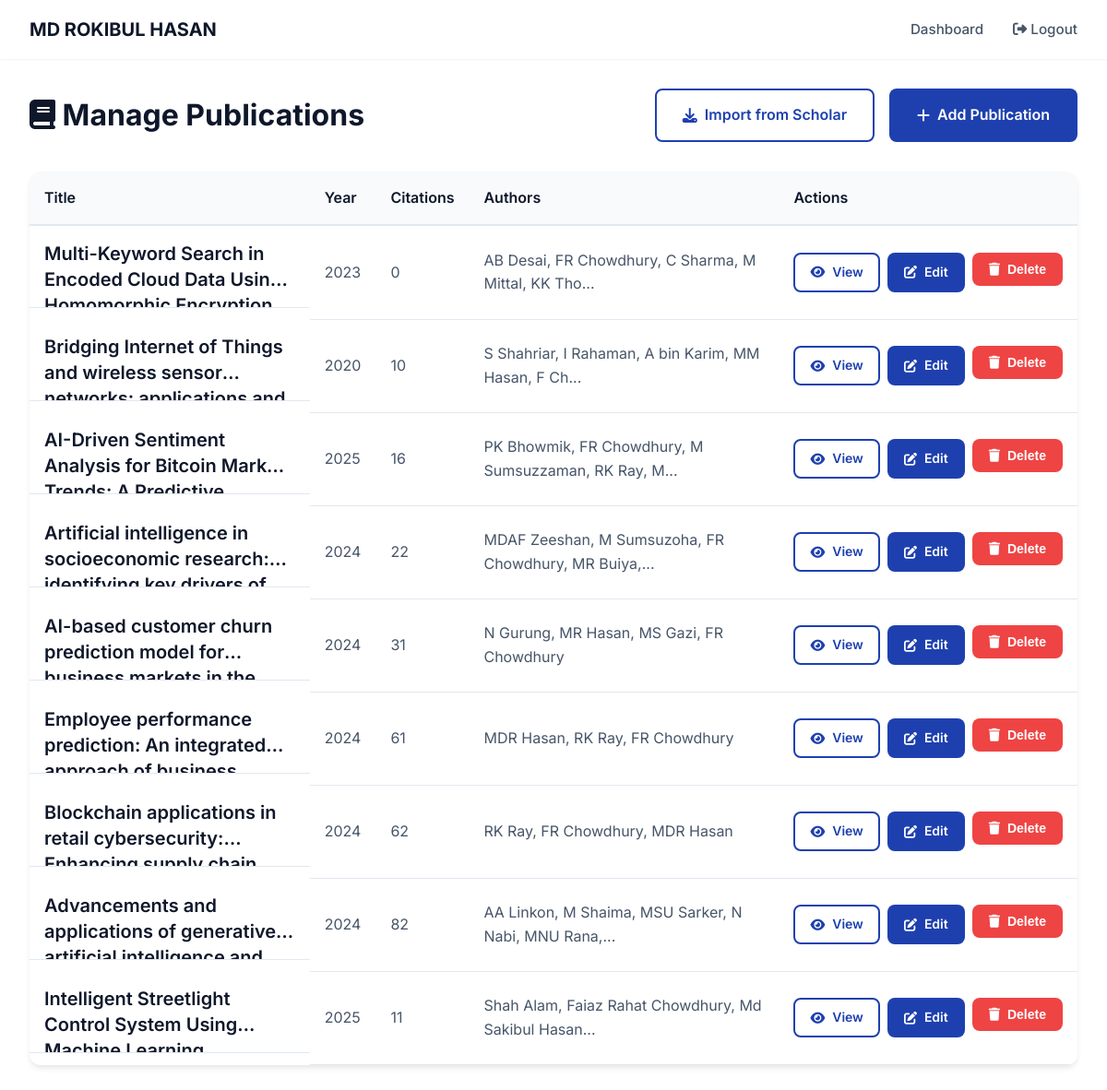
/admin/publications (signed in), run on the app's committed database.
### models.py (models this page shows, shortened)
class Publication(db.Model):
    id = db.Column(db.Integer, primary_key=True)
    title = db.Column(db.String(500), nullable=False)
    authors = db.Column(db.Text, nullable=False)
    venue = db.Column(db.String(300))  # Journal/Conference name
    year = db.Column(db.Integer, nullable=False)
    citations = db.Column(db.Integer, default=0)
    abstract = db.Column(db.Text)
    pdf_url = db.Column(db.String(500))
    pdf_filename = db.Column(db.String(255))
    doi = db.Column(db.String(200))
    google_scholar_url = db.Column(db.String(500))
    thumbnail = db.Column(db.String(255))
    created_at = db.Column(db.DateTime, default=datetime.utcnow)
    updated_at = db.Column(db.DateTime, default=datetime.utcnow, onupdate=datetime.utcnow)
    research_areas = db.relationship('ResearchArea', secondary='publication_research_area', back_populates='publications')

### app.py (the view)
    @app.route('/admin/publications')
    @login_required
    def admin_publications():
        pubs = Publication.query.order_by(Publication.created_at.desc()).all()
        return render_template('admin/publications.html', publications=pubs)

### templates/admin/publications.html (shortened to what this page needs)
<!DOCTYPE html>
<html lang="en">
<head>
    <link rel="stylesheet" href="https://cdnjs.cloudflare.com/ajax/libs/font-awesome/6.4.0/css/all.min.css">
    <link rel="stylesheet" href="{{ url_for('static', filename='css/style.css') }}">
</head>
<body>
    <nav class="navbar" id="navbar">
        <div class="container nav-container">
            <a href="{{ url_for('index') }}" class="logo">
                <span class="logo-text">MD ROKIBUL HASAN</span>
            </a>
            <ul class="nav-menu">
                <li><a href="{{ url_for('admin_dashboard') }}" class="nav-link">Dashboard</a></li>
                <li><a href="{{ url_for('admin_logout') }}" class="nav-link"><i class="fas fa-sign-out-alt"></i>
                        Logout</a></li>
            </ul>
        </div>
    </nav>
    <div class="admin-container">
        <div class="admin-header">
            <h1><i class="fas fa-book"></i> Manage Publications</h1>
            <div style="display: flex; gap: 1rem;">
                <a href="{{ url_for('admin_import_scholar') }}" class="btn btn-secondary">
                    <i class="fas fa-download"></i> Import from Scholar
                </a>
                <a href="{{ url_for('admin_add_publication') }}" class="btn btn-primary">
                    <i class="fas fa-plus"></i> Add Publication
                </a>
            </div>
        </div>
        {% if publications %}
        <div class="publications-table">
            <table>
                <thead>
                    <tr>
                        <th>Title</th>
                        <th>Year</th>
                        <th>Citations</th>
                        <th>Authors</th>
                        <th>Actions</th>
                    </tr>
                </thead>
                <tbody>
                    {% for pub in publications %}
                    <tr>
                        <td class="pub-title">{{ pub.title }}</td>
                        <td>{{ pub.year }}</td>
                        <td>{{ pub.citations }}</td>
                        <td>{{ pub.authors[:50] }}{% if pub.authors|length > 50 %}...{% endif %}</td>
                        <td>
                            <div class="action-buttons">
                                <a href="{{ url_for('publication_detail', pub_id=pub.id) }}"
                                    class="btn btn-sm btn-secondary" target="_blank">
                                    <i class="fas fa-eye"></i> View
                                </a>
                                <a href="{{ url_for('admin_edit_publication', pub_id=pub.id) }}"
                                    class="btn btn-sm btn-primary">
                                    <i class="fas fa-edit"></i> Edit
                                </a>
                                <form method="POST" action="{{ url_for('admin_delete_publication', pub_id=pub.id) }}"
                                    style="display: inline;"
                                    onsubmit="return confirm('Are you sure you want to delete this publication?');">
                                    <button type="submit" class="btn btn-sm btn-danger">
                                        <i class="fas fa-trash"></i> Delete
                                    </button>
                                </form>
                            </div>
                        </td>
                    </tr>
                    {% endfor %}
                </tbody>
            </table>
        </div>
        {% endif %}
    </div>
</body>
</html>

### static/css/style.css (style rules this page uses)
:root { --primary-color: #1e40af; --primary-light: #3b82f6; --primary-dark: #1e3a8a; --secondary-color: #f59e0b; --secondary-light: #fbbf24; --secondary-dark: #d97706; --bg-primary: #ffffff; --bg-secondary: #f8fafc; --bg-tertiary: #f1f5f9; --text-primary: #0f172a; --text-secondary: #475569; --text-tertiary: #94a3b8; --border-color: #e2e8f0; --shadow-sm: 0 1px 2px 0 rgba(0, 0, 0, 0.05); --shadow-md: 0 4px 6px -1px rgba(0, 0, 0, 0.1); --shadow-lg: 0 10px 15px -3px rgba(0, 0, 0, 0.1); --shadow-xl: 0 20px 25px -5px rgba(0, 0, 0, 0.1); --font-primary: 'Inter', -apple-system, BlinkMacSystemFont, 'Segoe UI', sans-serif; --font-secondary: 'Merriweather', Georgia, serif; --container-width: 1200px; --section-padding: 5rem 0; --transition-fast: 0.2s ease; --transition-normal: 0.3s ease; --transition-slow: 0.5s ease; }
* { margin: 0; padding: 0; box-sizing: border-box; }
html { scroll-behavior: smooth; font-size: 16px; }
body { font-family: var(--font-primary); background-color: var(--bg-primary); color: var(--text-primary); line-height: 1.6; transition: background-color var(--transition-normal), color var(--transition-normal); }
.container { max-width: var(--container-width); margin: 0 auto; padding: 0 2rem; }
.navbar { position: fixed; top: 0; left: 0; right: 0; background: rgba(255, 255, 255, 0.95); backdrop-filter: blur(10px); box-shadow: var(--shadow-sm); z-index: 1000; transition: all var(--transition-normal); }
.nav-container { display: flex; justify-content: space-between; align-items: center; padding: 1rem 2rem; }
.logo { text-decoration: none; color: var(--text-primary); font-weight: 700; font-size: 1.25rem; transition: color var(--transition-fast); }
.nav-menu { display: flex; list-style: none; gap: 2rem; align-items: center; }
.nav-link { text-decoration: none; color: var(--text-secondary); font-weight: 500; font-size: 0.95rem; transition: color var(--transition-fast); position: relative; }
.nav-link::after { content: ''; position: absolute; bottom: -5px; left: 0; width: 0; height: 2px; background: var(--primary-color); transition: width var(--transition-normal); }
.btn { display: inline-flex; align-items: center; gap: 0.5rem; padding: 0.875rem 1.75rem; border-radius: 8px; text-decoration: none; font-weight: 600; font-size: 1rem; transition: all var(--transition-normal); border: 2px solid transparent; cursor: pointer; }
.btn-primary { background: var(--primary-color); color: white; }
.btn-secondary { background: transparent; color: var(--primary-color); border-color: var(--primary-color); }
.pub-title { font-size: 1.25rem; font-weight: 700; margin-bottom: 0.75rem; color: var(--text-primary); line-height: 1.4; display: -webkit-box; -webkit-line-clamp: 2; -webkit-box-orient: vertical; overflow: hidden; }

### templates/admin/publications.html (style rules this page uses)
.admin-container { max-width: 1400px; margin: 0 auto; padding: 6rem 2rem 2rem; }
.admin-header { display: flex; justify-content: space-between; align-items: center; margin-bottom: 2rem; }
.admin-header h1 { font-size: 2rem; color: var(--text-primary); }
.publications-table { background: var(--bg-primary); border-radius: 12px; box-shadow: var(--shadow-md); overflow: hidden; }
table { width: 100%; border-collapse: collapse; }
thead { background: var(--bg-secondary); }
th { padding: 1rem; text-align: left; font-weight: 600; color: var(--text-primary); border-bottom: 2px solid var(--border-color); }
td { padding: 1rem; border-bottom: 1px solid var(--border-color); color: var(--text-secondary); }
.pub-title { color: var(--text-primary); font-weight: 600; max-width: 400px; }
.action-buttons { display: flex; gap: 0.5rem; }
.btn-sm { padding: 0.5rem 1rem; font-size: 0.875rem; }
.btn-danger { background: #ef4444; color: white; }

### data on the page
Publication: title "Multi-Keyword Search in Encoded Cloud Data…", year "2023", citations "0", authors "AB Desai, FR Chowdhury, C Sharma, M Mittal, KK Tho"
Publication: title "Bridging Internet of Things and wireless…", year "2020", citations "10", authors "S Shahriar, I Rahaman, A bin Karim, MM Hasan, F Ch"
Publication: title "AI-Driven Sentiment Analysis for Bitcoin…", year "2025", citations "16", authors "PK Bhowmik, FR Chowdhury, M Sumsuzzaman, RK Ray, M"
Publication: title "Artificial intelligence in socioeconomic…", year "2024", citations "22", authors "MDAF Zeeshan, M Sumsuzoha, FR Chowdhury, MR Buiya,"
Publication: title "AI-based customer churn prediction model…", year "2024", citations "31", authors "N Gurung, MR Hasan, MS Gazi, FR Chowdhury"
Publication: title "Employee performance prediction: An…", year "2024", citations "61", authors "MDR Hasan, RK Ray, FR Chowdhury"
Publication: title "Blockchain applications in retail…", year "2024", citations "62", authors "RK Ray, FR Chowdhury, MDR Hasan"
Publication: title "Advancements and applications of…", year "2024", citations "82", authors "AA Linkon, M Shaima, MSU Sarker, N Nabi, MNU Rana,"
Publication: title "Intelligent Streetlight Control System…", year "2025", citations "11", authors "Shah Alam, Faiaz Rahat Chowdhury, Md Sakibul Hasan"
